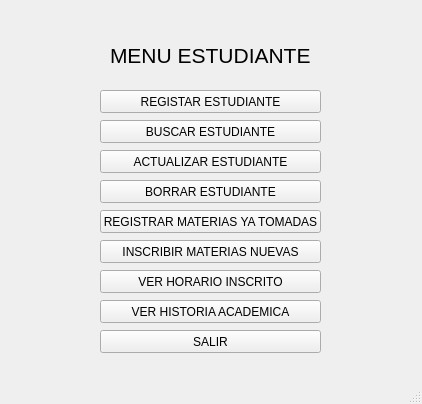
<?xml version="1.0" encoding="UTF-8"?>
<ui version="4.0">
 <class>MainWindow</class>
 <widget class="QMainWindow" name="MainWindow">
  <property name="geometry">
   <rect>
    <x>0</x>
    <y>0</y>
    <width>422</width>
    <height>404</height>
   </rect>
  </property>
  <property name="windowTitle">
   <string>MainWindow</string>
  </property>
  <widget class="QWidget" name="centralwidget">
   <widget class="QPushButton" name="pushButton">
    <property name="geometry">
     <rect>
      <x>100</x>
      <y>90</y>
      <width>221</width>
      <height>23</height>
     </rect>
    </property>
    <property name="text">
     <string>REGISTAR ESTUDIANTE</string>
    </property>
   </widget>
   <widget class="QPushButton" name="pushButton_2">
    <property name="geometry">
     <rect>
      <x>100</x>
      <y>120</y>
      <width>221</width>
      <height>23</height>
     </rect>
    </property>
    <property name="text">
     <string>BUSCAR ESTUDIANTE</string>
    </property>
   </widget>
   <widget class="QPushButton" name="pushButton_3">
    <property name="geometry">
     <rect>
      <x>100</x>
      <y>150</y>
      <width>221</width>
      <height>23</height>
     </rect>
    </property>
    <property name="text">
     <string>ACTUALIZAR ESTUDIANTE</string>
    </property>
   </widget>
   <widget class="QPushButton" name="pushButton_4">
    <property name="geometry">
     <rect>
      <x>100</x>
      <y>180</y>
      <width>221</width>
      <height>23</height>
     </rect>
    </property>
    <property name="text">
     <string>BORRAR ESTUDIANTE</string>
    </property>
   </widget>
   <widget class="QPushButton" name="pushButton_5">
    <property name="geometry">
     <rect>
      <x>100</x>
      <y>210</y>
      <width>221</width>
      <height>23</height>
     </rect>
    </property>
    <property name="text">
     <string>REGISTRAR MATERIAS YA TOMADAS</string>
    </property>
   </widget>
   <widget class="QPushButton" name="pushButton_6">
    <property name="geometry">
     <rect>
      <x>100</x>
      <y>240</y>
      <width>221</width>
      <height>23</height>
     </rect>
    </property>
    <property name="text">
     <string>INSCRIBIR MATERIAS NUEVAS</string>
    </property>
   </widget>
   <widget class="QPushButton" name="pushButton_7">
    <property name="geometry">
     <rect>
      <x>100</x>
      <y>270</y>
      <width>221</width>
      <height>23</height>
     </rect>
    </property>
    <property name="text">
     <string>VER HORARIO INSCRITO</string>
    </property>
   </widget>
   <widget class="QPushButton" name="pushButton_8">
    <property name="geometry">
     <rect>
      <x>100</x>
      <y>300</y>
      <width>221</width>
      <height>23</height>
     </rect>
    </property>
    <property name="text">
     <string>VER HISTORIA ACADEMICA</string>
    </property>
   </widget>
   <widget class="QPushButton" name="pushButton_9">
    <property name="geometry">
     <rect>
      <x>100</x>
      <y>330</y>
      <width>221</width>
      <height>23</height>
     </rect>
    </property>
    <property name="text">
     <string>SALIR</string>
    </property>
   </widget>
   <widget class="QLabel" name="label">
    <property name="geometry">
     <rect>
      <x>110</x>
      <y>40</y>
      <width>221</width>
      <height>31</height>
     </rect>
    </property>
    <property name="font">
     <font>
      <family>Arial</family>
      <pointsize>16</pointsize>
      <italic>false</italic>
      <underline>false</underline>
      <stylestrategy>PreferAntialias</stylestrategy>
     </font>
    </property>
    <property name="text">
     <string>MENU ESTUDIANTE</string>
    </property>
   </widget>
  </widget>
  <widget class="QStatusBar" name="statusbar"/>
 </widget>
 <resources/>
 <connections/>
</ui>
